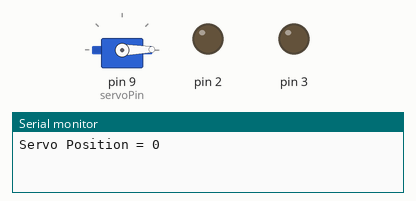
Bench run of a sketch on a simulated Arduino Uno, built with avr-gcc and run on an emulated ATmega328P. Parts: servo, output pins drawn as LEDs (lit = HIGH), the last lines printed to the serial monitor.

Above: at 0.05 s.
At 1.5 s:
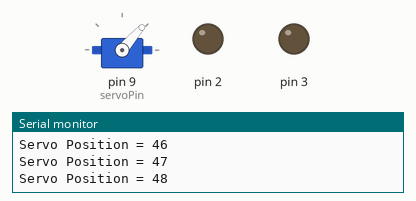
At 3.0 s:
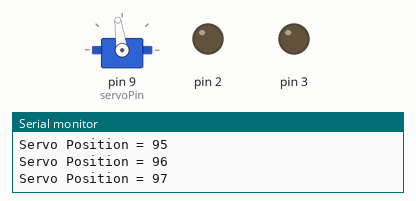
At 6.0 s:
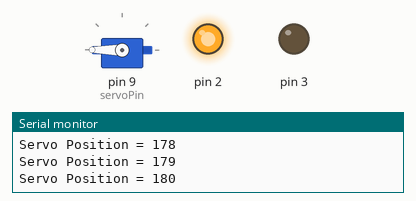
At 9.1 s:
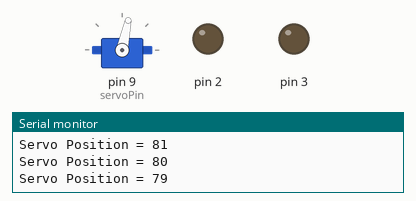
At 11.95 s:
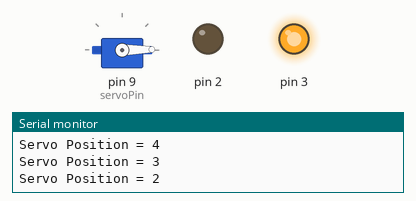
Timing chart, 0 to 15.5 s (numbered marks = the images above):
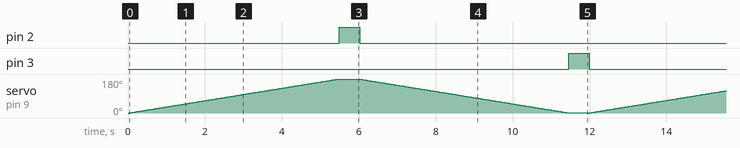

The sketch:

servo_motor_led.ino
```cpp
#include <Servo.h>

int servoPin = 9;
int dt = 30;

Servo myMotor;

void setup() {

  Serial.begin(9600);
  myMotor.attach (servoPin);

  pinMode (2, OUTPUT);
  pinMode (3, OUTPUT);
}

void loop() {

  for (int i=0; i<=180; i++) {

    myMotor.write (i);
    delay(dt);

    if (i==180) {
      digitalWrite(2, HIGH);
      digitalWrite(3, LOW);
      delay (500);
    }

    else {
      digitalWrite(2, LOW);
      digitalWrite(3, LOW);
    }

    Serial.print ("Servo Position = ");
    Serial.println (i);
  }

  for (int i=180; i>0; i--) {

    myMotor.write (i);
    delay(dt);

    if (i==1) {
      digitalWrite(2, LOW);
      digitalWrite(3, HIGH);
      delay (500);
    }

    else {
      digitalWrite(2, LOW);
      digitalWrite(3, LOW);
    }

    Serial.print ("Servo Position = ");
    Serial.println (i);
  }
}
```

Measured:
- by itself, pin 2, pin 3: alternates HIGH for 0.53 s and LOW for 11.4 s
